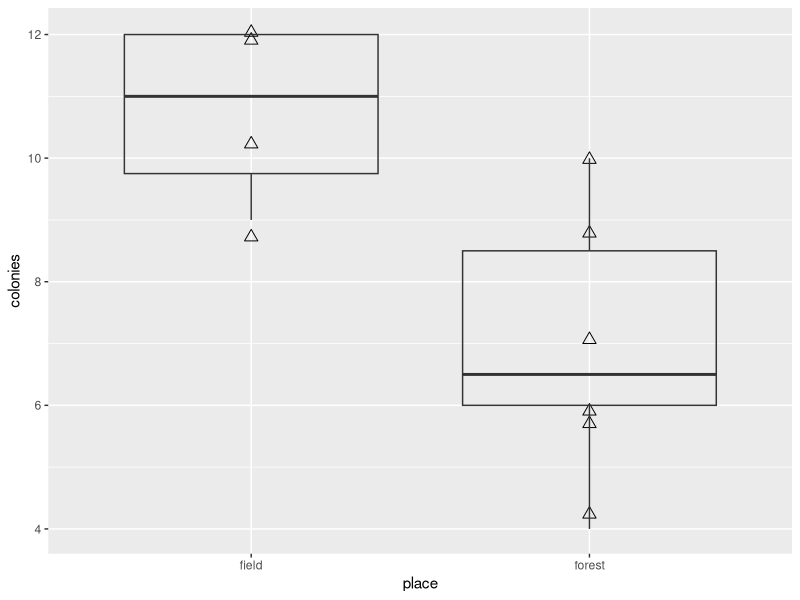

Recreate this plot in R.
rm(list=ls())

##Code corresponding to LE7 - Intro to Statistics


forest <- c(9, 6, 4, 6, 7, 10)
field  <- c(12, 9, 12, 10)
mean(field) - mean(forest)

ants <- data.frame(
  place=rep(c("field","forest"),
            c(length(field), length(forest))),
  colonies=c(field,forest)
)

#visualize data
library(ggplot2)
ggplot(ants,aes(place,colonies))+
  geom_point(aes(place,jitter(colonies,factor=1.5)),shape=2,size=3)+
  #jitter uses factor to control the amount of the jitter, 
  #shape specifies triangles, and size is the size of the points
  geom_boxplot(fill=NA)

###########t-tests####################
#one-sample t-test - is the mean equal to 0?
tt_one <- t.test(field)
tt_one


#true student t-test - two sample t-test
#y variable is on the left side, x variables on the right
#~ says "vary by"
tt <- t.test(colonies~place,data=ants,var.equal=TRUE)
tt

#welch's t-test
tt <- t.test(colonies~place,data=ants)
tt

#a paired t-test doesn't make sense for this data because they aren't the same
#imagine we did an experiment where we cut down the trees in the forest, and then re-surveyed our plots
forest_pre=forest
forest_post=c(9+2,  6+1,  4+1,  6+1,  7+1, 10+1)

ttp<- t.test(forest_pre,forest_post,paired=T)
ttp
##see how flexible t-test is? We didn't even need to create a dataframe!

forest_treat <- data.frame(
  trmt=rep(c("forest_pre","forest_post"),
           c(length(forest_pre), length(forest_post))),
  colonies=c(forest_pre,forest_post)
)
forest_treat


#what if we didn't specify paired?
ttp<- t.test(colonies~trmt,data=forest_treat,var.equal=T)
ttp
